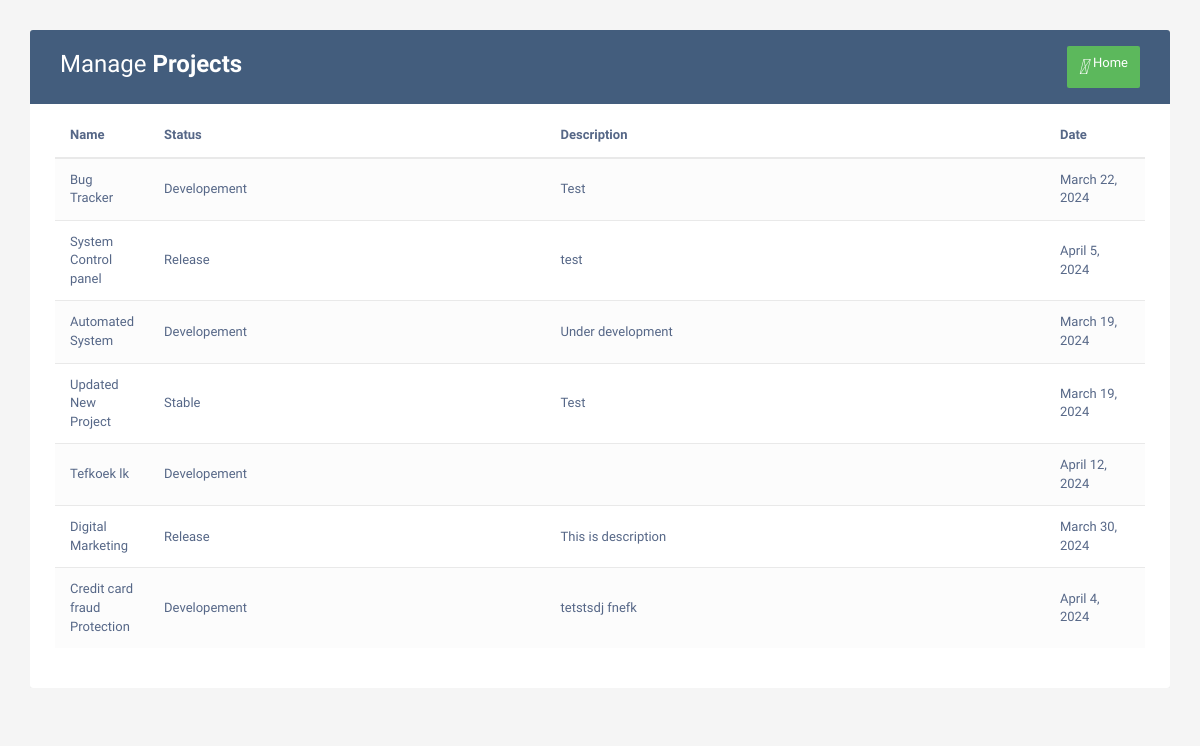
/Userproject (signed in), run on the app's committed database.
### home/models.py (models this page shows, shortened)
class Project(models.Model):
    Pname = models.CharField(max_length=122)
    Pstatus = models.CharField(max_length=122)
    Desc = models.TextField()
    date = models.DateField()

### home/views.py (the view)
# urls.py: path('Userproject',views.Userproject,name='Project'),
@login_required
def Userproject(request):
    my_data = Project.objects.all()
    return render(request,'Userproject.html',{'my_data':my_data})

### templates/Userproject.html (shortened to what this page needs)
<!DOCTYPE html>
<html lang="en">
<head>
<link rel="stylesheet" href="https://maxcdn.bootstrapcdn.com/font-awesome/4.7.0/css/font-awesome.min.css">
<link rel="stylesheet" href="https://maxcdn.bootstrapcdn.com/bootstrap/3.3.7/css/bootstrap.min.css">
</head>
<body>
    <div class="container">
        <div class="table-responsive">
            <div class="table-wrapper">
                <div class="table-title">
                    <div class="row">
                        <div class="col-xs-6">
                            <h2>Manage <b>Projects</b></h2>
                        </div>
                        <div class="col-xs-6">
                            <a href="/base" class="btn btn-success" data-toggle="modal"><i>&#xE147;</i> <span>Home</span></a>
                        </div>
                    </div>
                </div>
                <table class="table table-striped table-hover">
                    <thead>
                        <tr>
                            <th>Name</th>
                            <th>Status</th>
                            <th>Description</th>
                            <th>Date</th>
                        </tr>
                    </thead>
                    <tbody>
                        {% for item in my_data %}
                        <tr>
                            <td> {{item.Pname}} </td>
                            <td> {{item.Pstatus}} </td>
                            <td> {{item.Desc}} </td>
                            <td> {{item.date}} </td>
                        </tr>
                        {% endfor %}
                    </tbody>
                </table>
            </div>
        </div>
    </div>
</body>

### templates/Userproject.html (style rules this page uses)
body { color: #566787; background: #f5f5f5; font-family: 'Varela Round', sans-serif; font-size: 13px; }
.table-responsive { margin: 30px 0; }
.table-wrapper { min-width: 1000px; background: #fff; padding: 20px 25px; border-radius: 3px; box-shadow: 0 1px 1px rgba(0,0,0,.05); }
.table-title { padding-bottom: 15px; background: #435d7d; color: #fff; padding: 16px 30px; margin: -20px -25px 10px; border-radius: 3px 3px 0 0; }
.table-title h2 { margin: 5px 0 0; font-size: 24px; }
.table-title .btn { color: #fff; float: right; font-size: 13px; border: none; min-width: 50px; border-radius: 2px; border: none; outline: none !important; margin-left: 10px; }
.table-title .btn i { float: left; font-size: 21px; margin-right: 5px; }
.table-title .btn span { float: left; margin-top: 2px; }
table.table tr th, table.table tr td { border-color: #e9e9e9; padding: 12px 15px; vertical-align: middle; }
table.table tr th:first-child { width: 60px; }
table.table tr th:last-child { width: 100px; }
table.table-striped tbody tr:nth-of-type(odd) { background-color: #fcfcfc; }

### data on the page
Project: Pname "Bug Tracker", Pstatus "Developement", Desc "Test", date "March 22, 2024"
Project: Pname "System Control panel", Pstatus "Release", Desc "test", date "April 5, 2024"
Project: Pname "Automated System", Pstatus "Developement", Desc "Under development", date "March 19, 2024"
Project: Pname "Updated New Project", Pstatus "Stable", Desc "Test", date "March 19, 2024"
Project: Pname "Tefkoek lk", Pstatus "Developement", date "April 12, 2024"
Project: Pname "Digital Marketing", Pstatus "Release", Desc "This is description", date "March 30, 2024"
Project: Pname "Credit card fraud Protection", Pstatus "Developement", Desc "tetstsdj fnefk", date "April 4, 2024"
